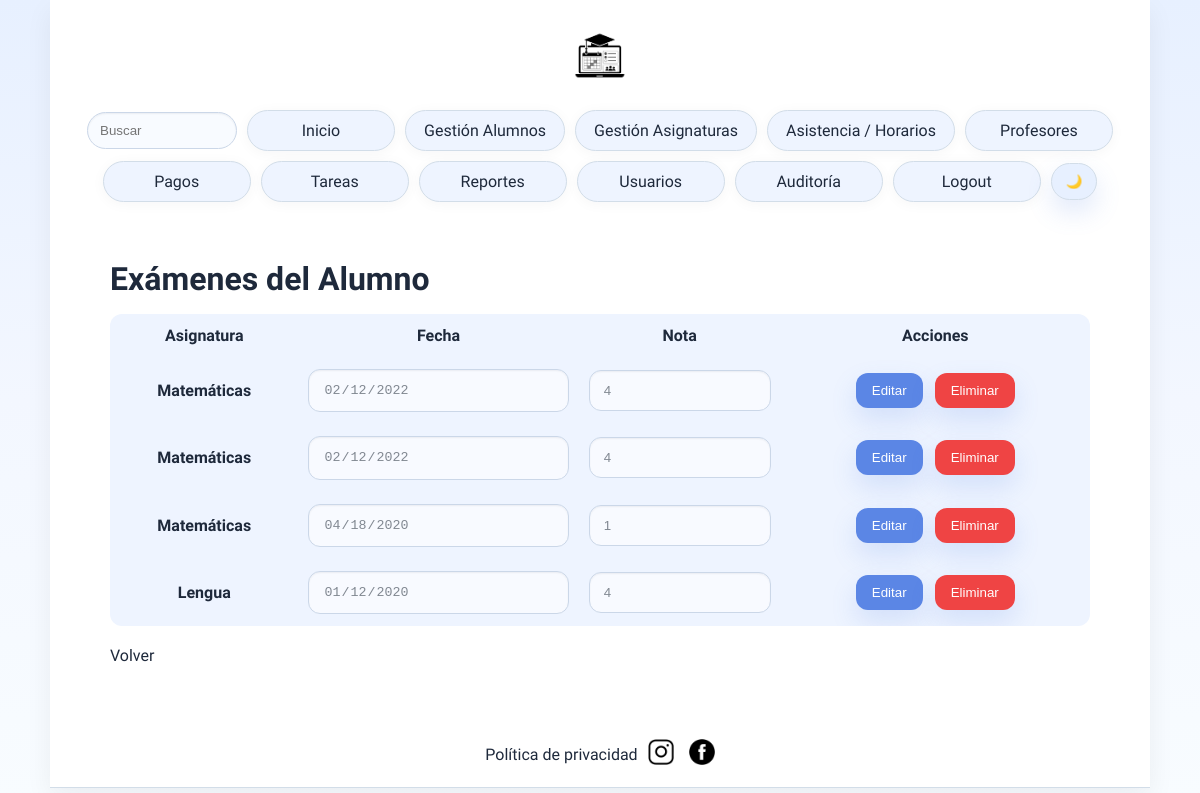
/examenesRealizados.php?id=4 (signed in), run on the app's committed database.
### tables this page shows
CREATE TABLE `Examen` (
  `idAlumno` int(5) UNSIGNED NOT NULL,
  `idAsignatura` int(5) UNSIGNED NOT NULL,
  `fecha` date NOT NULL,
  `nota` decimal(10,0) NOT NULL
);

CREATE TABLE `Asignatura` (
  `id` int(5) UNSIGNED NOT NULL,
  `nombre` varchar(255) NOT NULL,
  `curso` varchar(255) NOT NULL
);

### models/mysqlConnect.php (called while the page is built, shortened)
<?php
    class mysqlConn{
        private $msqli;
        public function __construct(){
            $this->server = getenv('DB_HOST') !== false ? getenv('DB_HOST') : 'localhost';
            $this->user = getenv('DB_USER') !== false ? getenv('DB_USER') : 'root';
            $this->password = getenv('DB_PASSWORD') !== false ? getenv('DB_PASSWORD') : '';
            $this->database = getenv('DB_NAME') !== false ? getenv('DB_NAME') : 'almamater';
            $this->msqli = new mysqli($this->server, $this->user, $this->password, $this->database);
            $this->msqli->set_charset("utf8");
    }
    public function preparar($sql){
        try {
            return $this->msqli->prepare($sql);
        } catch (mysqli_sql_exception $e) {
            error_log("Error SQL al preparar sentencia: " . $e->getMessage());
            return false;
        }
    }
}
?>

### controllers/AlumnoController.php (called while the page is built, shortened)
<?php
require_once(__DIR__ . "/../models/mysqlConnect.php");
class AlumnoController {
    private $conexion;
    public function __construct() {
        $this->conexion = new mysqlConn();
    }
    public function getExamenesPorAlumno($idAlumno) {
        $stmt = $this->conexion->preparar("SELECT e.id, e.idAlumno, e.idAsignatura, e.fecha, e.nota, a.nombre AS asignatura
                FROM Examen e
                LEFT JOIN Asignatura a ON a.id = e.idAsignatura
                WHERE e.idAlumno = ?
                ORDER BY e.fecha DESC, e.idAsignatura DESC");
        $idInt = intval($idAlumno);
        $stmt->bind_param("i", $idInt);
        $stmt->execute();
        $result = $stmt->get_result();
        return $result;
    }
}
?>

### examenesRealizados.php (the view, shortened to what this page needs)
<?php
require("views/cabecera.php");
require_once("controllers/AlumnoController.php");
$alumnoController = new AlumnoController();
$idAlumno = isset($_GET['id']) ? intval($_GET['id']) : 0;
$examenes = $alumnoController->getExamenesPorAlumno($idAlumno);
?>
<div id="contenido">
	<h1>Exámenes del Alumno</h1>
	<table>
		<tr>
			<td id="filaAlumnos">Asignatura</td>
			<td id="filaAlumnos">Fecha</td>
			<td id="filaAlumnos">Nota</td>
			<td id="filaAlumnos">Acciones</td>
		</tr>
		<?php while ($row = $examenes->fetch_assoc()) { ?>
			<form action="controllers/accionesExamen.php" method="post">
			<tr>
				<td id="filaAlumnos"><?php echo $row['asignatura'] ?: '—'; ?></td>
				<td id="filaAlumnos"><input type="date" name="nuevaFecha" value="<?php echo htmlspecialchars($row['fecha']); ?>" disabled></td>
				<td id="filaAlumnos"><input type="number" name="nuevaNota" min="0" max="10" step="0.01" value="<?php echo htmlspecialchars($row['nota']); ?>" disabled></td>
				<td id="filaAlumnos">
					<button type="button" class="btn-editar">Editar</button>
					<button type="submit" name="eliminarExamen" class="btn-cancelar">Eliminar</button>
				</td>
			</tr>
			</form>
		<?php } ?>
	</table>
	<p style="margin-top:20px;"><a href="/editorAlumnos.php">Volver</a></p>
</div>
<?php require("views/pieDePagina.php"); ?>
</html>
</html>

### academia.css (style rules this page uses)
:root { --page-bg: linear-gradient(180deg, #e7f0ff 0%, #f3f7ff 50%, #f8fcff 100%); --text-color: #1e293b; --muted-color: #4b5563; --card-bg: #ffffff; --card-text: #0f172a; --border-color: #d2dde8; --input-bg: #f8fbff; --input-border: #cbd7e8; --input-text: #1e293b; --link-color: #1e293b; --link-hover: #3f6de1; --primary-color: #5b86e5; --primary-contrast: #ffffff; --success-color: #22c55e; --danger-color: #ef4444; --hover-bg: #e7f0ff; --table-row-bg: #f6fbff; --table-header-bg: #eef4ff; --shadow: 0 18px 40px rgba(15, 23, 42, 0.08); --shadow-soft: 0 10px 26px rgba(15, 23, 42, 0.06); --hero-bg: #eef4ff; }
body { min-height: 100vh; margin: 0; font-family: 'Actor', Arial, sans-serif; color: var(--text-color); background: var(--page-bg); transition: background 0.3s ease, color 0.3s ease; }
#cabecera, #contenido, #piePagina { max-width: 1100px; margin: 0 auto; padding: 0 20px; }
#contenido { clear: both; margin: 20px auto 40px; color: var(--text-color); width: 100%; max-width: 980px; }
a { text-decoration: none; color: var(--link-color); }
table { width: 100%; margin-top: 16px; background: var(--card-bg); border-radius: 12px; border-collapse: collapse; overflow: hidden; box-shadow: 0 6px 18px var(--shadow); }
td { text-align: center; padding: 12px 10px; border-bottom: 1px solid var(--border-color); color: var(--text-color); }
#filaAlumnos { font-weight: 600; background: var(--table-header-bg); color: var(--text-color); border-bottom: none; }
td button { margin: 0 4px; }
.btn-editar { background: var(--primary-color); }
.btn-cancelar { background: var(--danger-color); }
h1 { margin: 10px 0 6px 0; font-size: clamp(2rem, 2.4vw, 3rem); }
input[type="text"], input[type="email"], input[type="number"], input[type="date"], input[type="time"], input[type="file"], select, textarea { padding: 12px 14px; border: 1px solid var(--input-border); border-radius: 12px; outline: none; width: 100%; max-width: 100%; background: var(--input-bg); color: var(--input-text); box-shadow: inset 0 1px 2px rgba(15,23,42,0.06); box-sizing: border-box; }
input[disabled] { background: rgba(255,255,255,0.6); color: rgba(31, 41, 55, 0.55); }
button, input[type="submit"] { padding: 10px 16px; border: none; border-radius: 12px; background: var(--primary-color); color: var(--primary-contrast); cursor: pointer; box-shadow: 0 12px 26px rgba(91,134,229,0.18); transition: filter 0.2s ease, transform 0.2s ease; }

### data on the page
examen: idAsignatura.nombre "Matemáticas", nuevaFecha "02/12/2022", nuevaNota "4"
examen: idAsignatura.nombre "Matemáticas", nuevaFecha "02/12/2022", nuevaNota "4"
examen: idAsignatura.nombre "Matemáticas", nuevaFecha "04/18/2020", nuevaNota "1"
examen: idAsignatura.nombre "Lengua", nuevaFecha "01/12/2020", nuevaNota "4"
